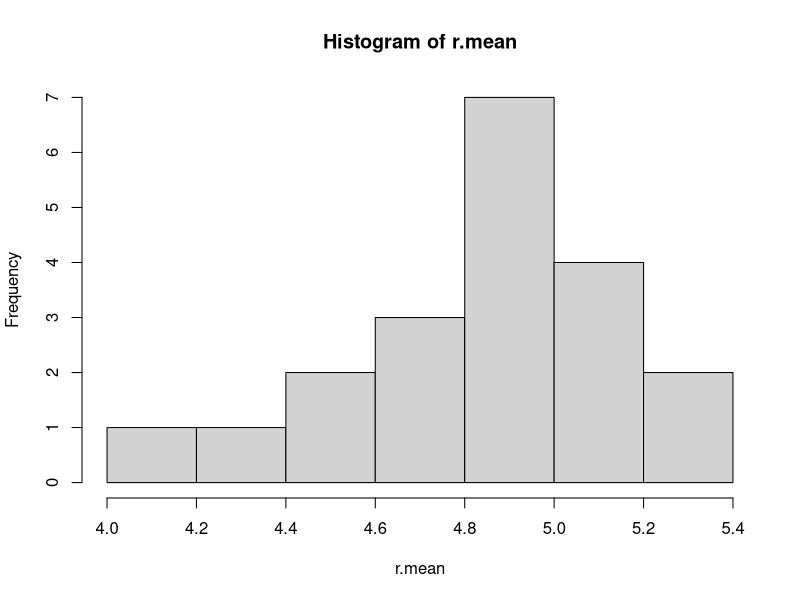
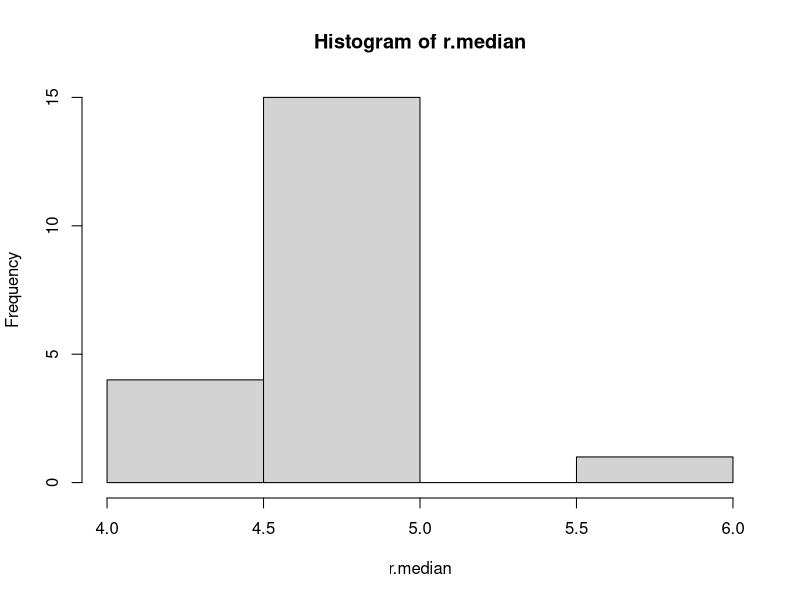
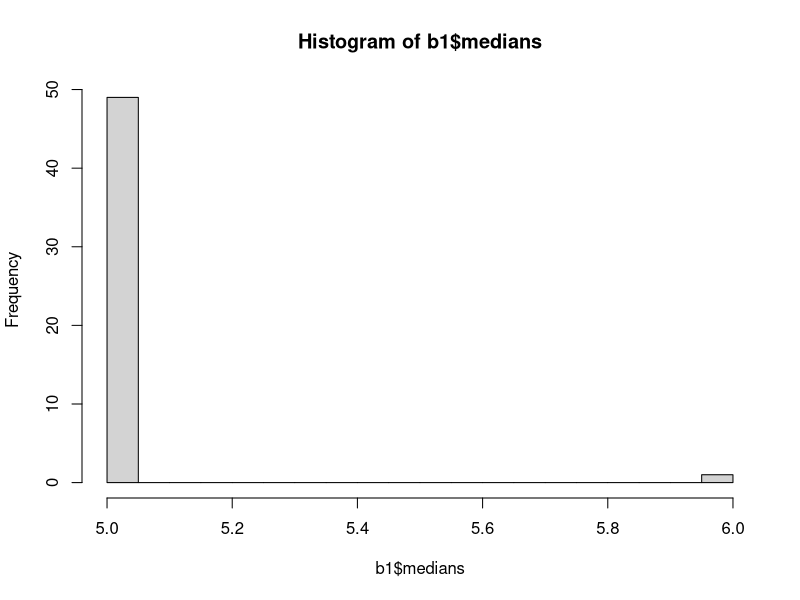
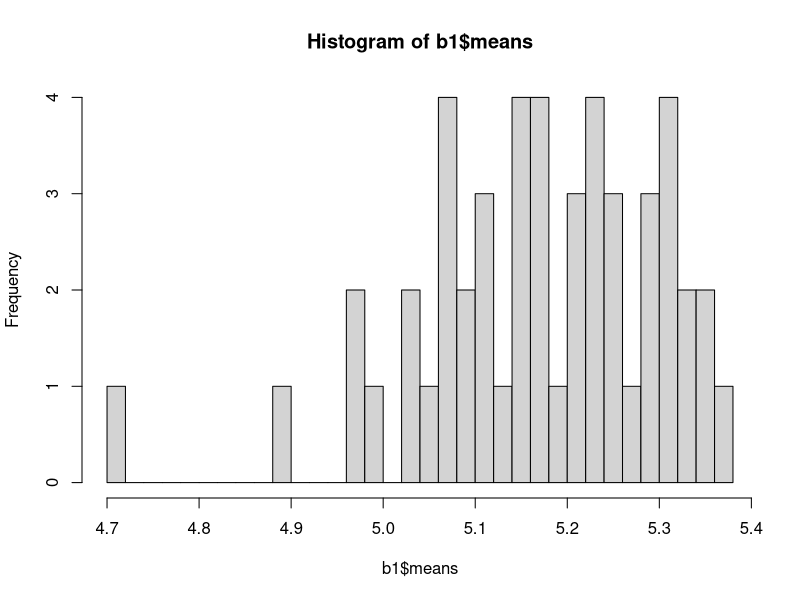

Recreate these plots in R, in order.
sample(10)#w/o replacement
sample(10, replace = T)
#boostrap sample from same seq w/ probabilities that favor #s 1-2
prob1 = c(rep(.2, 2), rep(.075,8))
sample(1:10, replace=T, prob=prob1)

#matrix
y1 = matrix(round(rnorm(25,5)), nrow = 5)
y1

x1 = y1[sample(25,5)]
x1

y2 = matrix(round(rnorm(40,5)), ncol = 5)
y2

x2 = y2[sample(8,3), ]#3 rows
x2

##########
data = round(rnorm(100,5,3))
data[1:10]

#obtain 20 bootstrap samples
resamples = lapply(1:20, function(i)
  sample(data, replace = T))
#resample from data 20 times.

#display first boostrap sample
resamples[1]

#find median of each bootstrap sample
r.median = sapply(resamples, median)
r.median

r.mean=sapply(resamples,mean);hist(r.mean)

sqrt(var(r.median))
hist(r.median)

#all in 1
b.median = function(data,num){
  resamples = lapply(1:num, function(i)sample(data,replace=T))#get num resamples
  r.median = sapply(resamples, median)#find median of each resample
  r.mean = sapply(resamples, mean)
  std.err=sqrt(var(r.median))#std error
  list(std.err = std.err, resamples = resamples, medians = r.median, means = r.mean)
}

data1 = round(rnorm(500,5,3))#generate 100 samples, drawn from norm dist mean 5, sd 3
b1 = b.median(data1, 50)
b1$resamples[1]
b1$std.err
hist(b1$medians, 30)
hist(b1$means, 30) #recall Central Limit Theorem


b.median(rnorm(100,5,2), 50)$std.err

#built in boostrapping functions
library(boot)
data(bigcity)#random sampling of population (in 1000s of 49 cities in 1929 (u) and 1930 (x))
#49 cities are a random sample taken from 196 largest cities in the US.

#define ratio function
ratio = function(d,w) sum(d$x*w)/sum(d$u*w)

#using the built in boot function
boot(city, ratio, R=999, stype='w')
#data,statistic, # of bootstrap replicates, second argument of the statisticw = weights

samplemean = function(x,d){
  return(mean(x[d]))
}
b = boot(data1, statistic = samplemean, R = 50)
str(b)
print(b$t[,1])
print(sd(b$t[,1]))

b2 = boot(data1, statistic = samplemean, R = 5)
print(b2$t[,1])
print(sd(b2$t[,1]))#std error goes up with smaller number of resamples which is one of the reasons we wish to use bootstrapping.
